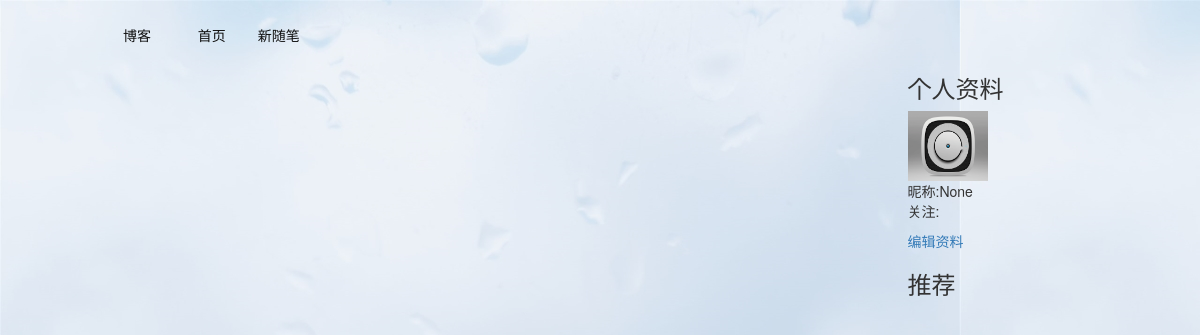
Page /user/liwanlei2222 on the earlier database version.
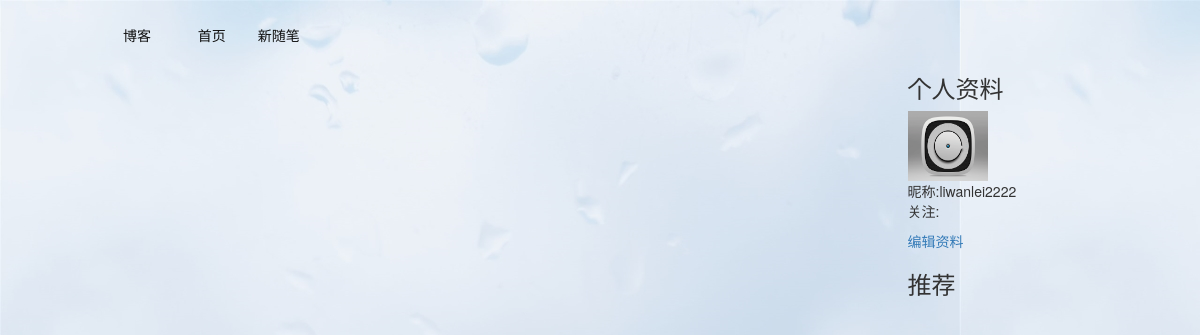
Same page on the later database version.
### app/models.py (models this page shows, shortened)
class User(db.Model):
    __tablename__='users'
    id=db.Column(db.Integer(),primary_key=True,autoincrement=True)
    username=db.Column(db.String(64),unique=True,index=True)
    name=db.Column(db.String(64),default=username,nullable=True)
    password=db.Column(db.String(64),unique=True)
    user_regest_date = db.Column(db.DateTime(), default=datetime.datetime.now())
    user_email=db.Column(db.String(64),nullable=True)
    user_qq=db.Column(db.Integer(),nullable=True,unique=True)
    last_time_login=db.Column(db.DateTime(),default=datetime.datetime.now())
    user_image=db.Column(db.String(252),nullable=True)
    user_token=db.Column(db.String(580),nullable=True)
    posts = db.relationship(
        'Post',
        backref='users',
        lazy='dynamic')
    followed = db.relationship('User',
                               secondary=followers,
                               primaryjoin=(followers.c.follower_id == id),
                               secondaryjoin=(followers.c.followed_id == id),
                               backref=db.backref('followers', lazy='dynamic'),
                               lazy='dynamic')
    comment = db.relationship(
        'Comment',
        backref='users',
        lazy='dynamic')
    def __repr__(self):
        return  self.username

### app/views.py (the view, shortened to what this page needs)
@app.route('/user/<string:username>',methods=['GET','POST'])
def user(username):
  user_id=User.query.filter_by(username=username).first()
  try:
    posts=Post.query.filter_by(user_id=user_id.id).all()
    tuijian_posts = Post.query.filter_by(user_id=user_id,is_recomment=True).all()
    return render_template('user.html',username=user_id,posts=posts,tuijian_posts=tuijian_posts)
  except:
    return render_template('user.html',username=user_id)

### app/templates/user.html (shortened to what this page needs)
{%extends 'per_base.html'%}
{%block fenlei %}
{% if username.user_image%}
<img  src="{{username.user_image}}" style="height:80px;">
{%else%}
<img src="/static/img/0.jpg" style="height:70px;width:80px">
{%endif%}
<div>昵称:{{username}}</div>
<p>关注:
</p>
<p><a href="{{url_for('editperson')}}">编辑资料</a></p>
{%endblock%}

### app/templates/per_base.html (shortened to what this page needs)
<!DOCTYPE html>
<html lang="en">
<head>
    <link rel="stylesheet" href="http://cdn.static.runoob.com/libs/bootstrap/3.3.7/css/bootstrap.min.css">
</head>
<body background="../static/img/178.jpg">
<div style="margin-left: 9%;margin-top: 15px;text-align: center">
        <ul class="nav nav-pills" >
        <li >
            <a href="{{url_for('home')}}" style="color: #0f0f0f">博客
                <span class="glyphicon glyphicon-home"></span>
            </a>
        </li>
        <li>
            <a href="{{url_for('center_person')}}" style="color: #0f0f0f">首页</a>
        </li>
            <li>
            <a href="{{url_for('new_post')}}" style="color: #0f0f0f">新随笔</a></li>
    </ul>
</div>
<div class="container" style="margin-top: inherit">
    <div class="row">
        <div class="col-md-9">
        </div>
        <div class="col-md-3" style="margin-top: inherit">
             <div>
                <h3>个人资料</h3>
                {% block fenlei %}
                {% endblock %}
            </div>
            <div>
                <h3>推荐</h3>
            </div>
        </div>
    </div>
</div>
</body>
</html>

Differences in the rows shown:
added User: username "liwanlei2222"
Other differences:
{{ username }}: "None" → (not shown)
